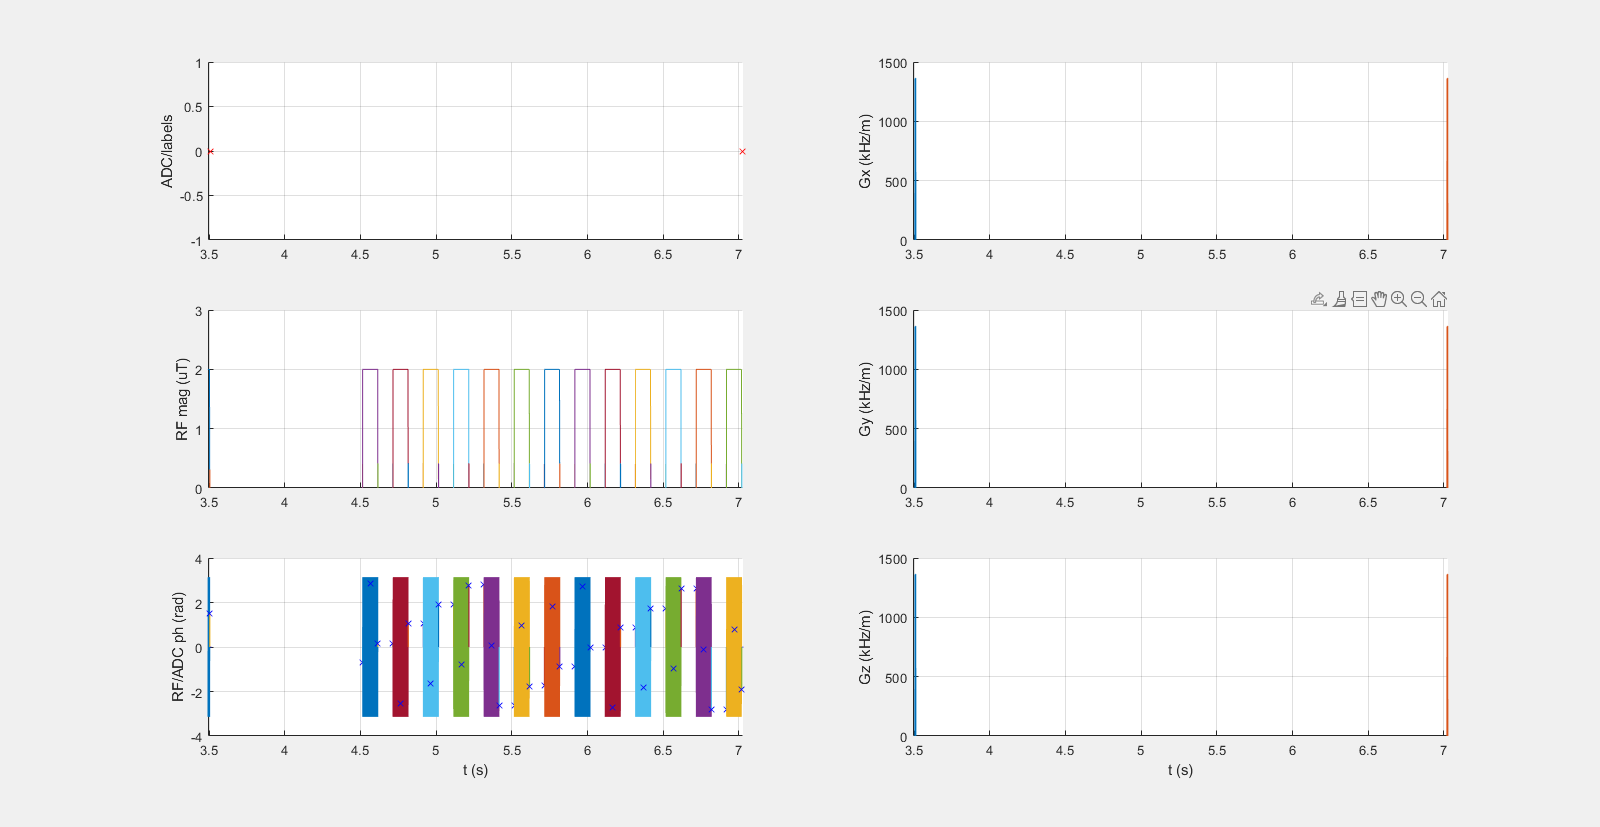

Write the Python code that produced this figure.
# MRF_CEST_MT_3T_003_13SL_DC50_2500ms
# Creates a sequence file for a MT CEST Fingerprinting protocol
# Reference: Perlman, O., Ito, H., Herz, K. et al. 
# Quantitative imaging of apoptosis following oncolytic virotherapy by magnetic resonance fingerprinting aided by deep learning. 
# Nat. Biomed. Eng, 2022, https://doi.org/10.1038/s41551-021-00809-7

import os

import numpy as np
from bmctool.utils.seq.write import write_seq
from pypulseq import Opts
from pypulseq import Sequence
from pypulseq import make_adc
from pypulseq import make_block_pulse
from pypulseq import make_delay
from pypulseq import make_trapezoid

# get id of generation file
seqid = os.path.splitext(os.path.basename(__file__))[0]

# general settings
author = 'Kai Herz & Patrick Schuenke'
plot_sequence = False  # plot preparation block?
convert_to_1_3 = False  # convert seq-file to a version 1.3 file? Needed for pypulseq < v1.3.1 only!
check_timing = True  # Perform a timing check at the end of the sequence

# sequence definitions (everything in seq_defs will be written to definitions of the .seq-file)
num_meas = 30
seq_defs: dict = {}
seq_defs['num_meas'] = 30
seq_defs['b1cwpe'] = np.array(
    [2.0, 2.0, 1.7, 1.5, 1.2, 1.2, 3.0, 0.5, 3.0, 1.0, 2.2, 3.2, 1.5, 0.7, 1.5, 2.2, 2.5, 1.2, 3.0, 0.2, 1.5, 2.5, 0.7,
     4.0, 3.2, 3.5, 1.5, 2.7, 0.7, 0.5])
seq_defs['offsets_ppm'] = np.array(
    [8, 6, 6, 10, 10, 10, 8, 6, 8, 14, 14, 10, 6, 10, 8, 6, 8, 10, 14, 14, 6, 8, 14, 6, 14, 14, 14, 8, 10, 8])
tr = np.ones(seq_defs['num_meas']) * 3.5
seq_defs['tsat'] = np.ones(seq_defs['num_meas']) * 2.5
seq_defs['trec'] = tr - seq_defs['tsat']
seq_defs['b0'] = 3  # B0 [T]
seq_defs['n_pulses'] = 13  # number of pulses  #
seq_defs['tp'] = 100e-3  # pulse duration [s]
seq_defs['td'] = 100e-3  # interpulse delay [s]
seq_defs['dcsat'] = (seq_defs['tp']) / (seq_defs['tp'] + seq_defs['td'])  # duty cycle
seq_defs['seq_id_string'] = seqid  # unique seq id
seq_filename = seq_defs['seq_id_string'] + '.seq'

# scanner limits
sys = Opts(max_grad=40, grad_unit='mT/m', max_slew=130, slew_unit='T/m/s',
           rf_ringdown_time=50e-6, rf_dead_time=200e-6, rf_raster_time=1e-6)

gamma_hz = 42.5764

# ===========
# PREPARATION
# ===========

# spin lock specific preparation
# td should be between block pulses, so we fit the tipping pulses in the
# delay between pulses
tp_sl = 1e-3  # duration of tipping pulse for sl
td_sl = (sys.rf_dead_time + sys.rf_ringdown_time)  # delay between tip and sat pulse
sl_time_per_sat = 2 * (tp_sl + td_sl)  # additional time of sl pulses for 1 sat pulse
if any(seq_defs['trec'] < sl_time_per_sat):
    print('DC too high for SL prepatration pulses!')
    quit()

# spoiler
spoil_amp = 0.8 * sys.max_grad  # Hz/m
rise_time = 1.0e-3  # spoiler rise time in seconds
spoil_dur = 6.5e-3  # complete spoiler duration in seconds

gx_spoil, gy_spoil, gz_spoil = [make_trapezoid(channel=c, system=sys, amplitude=spoil_amp, duration=spoil_dur,
                                               rise_time=rise_time) for c in ['x', 'y', 'z']]

# ADC events
pseudo_adc = make_adc(num_samples=1, duration=1e-3)  # (not played out; just used to split measurements)

# Sequence object
seq = Sequence()

# ===
# RUN
# ===

offsets_hz = seq_defs['offsets_ppm'] * gamma_hz * seq_defs['b0']  # convert from ppm to Hz

for m, b1 in enumerate(seq_defs['b1cwpe']):

    # add delay
    seq.add_block(make_delay(seq_defs['trec'][m]))

    # prep sat_pulse
    flip_angle_sat = b1 * gamma_hz * 2 * np.pi * seq_defs['tp']
    sat_pulse = make_block_pulse(flip_angle=flip_angle_sat, freq_offset=offsets_hz[m], duration=seq_defs['tp'],
                                 system=sys)  #
    accum_phase = np.mod(offsets_hz[m] * 2 * np.pi * seq_defs['tp'], 2 * np.pi)
    # prep tipping pulses
    flip_angle_tip = np.arctan(b1 / (seq_defs['offsets_ppm'][m] * seq_defs['b0']))
    pre_sl_pulse = make_block_pulse(flip_angle=flip_angle_tip, duration=tp_sl, phase_offset=-(np.pi / 2), system=sys)  #
    post_sl_pulse = make_block_pulse(flip_angle=flip_angle_tip, duration=tp_sl, phase_offset=accum_phase + (np.pi / 2),
                                     system=sys)  #
    # sl phase cycling
    phase_cycling = 50 / 180 * np.pi

    for n in range(seq_defs['n_pulses']):
        pre_sl_pulse.phase_offset = pre_sl_pulse.phase_offset + phase_cycling
        sat_pulse.phase_offset = sat_pulse.phase_offset + phase_cycling
        post_sl_pulse.phase_offset = post_sl_pulse.phase_offset + phase_cycling
        seq.add_block(pre_sl_pulse)
        seq.add_block(sat_pulse)
        seq.add_block(post_sl_pulse)
        if n < seq_defs['n_pulses'] - 1:
            seq.add_block(make_delay(seq_defs['td'] - sl_time_per_sat))

    seq.add_block(gx_spoil, gy_spoil, gz_spoil)
    seq.add_block(pseudo_adc)

if check_timing:
    ok, error_report = seq.check_timing()
    if ok:
        print('\nTiming check passed successfully')
    else:
        print('\nTiming check failed! Error listing follows\n')
        print(error_report)

write_seq(seq=seq,
          seq_defs=seq_defs,
          filename=seq_filename,
          author=author,
          use_matlab_names=True,
          convert_to_1_3=convert_to_1_3)

# plot the sequence
if plot_sequence:
    seq.plot()  # to plot all offsets, remove time_range argument
